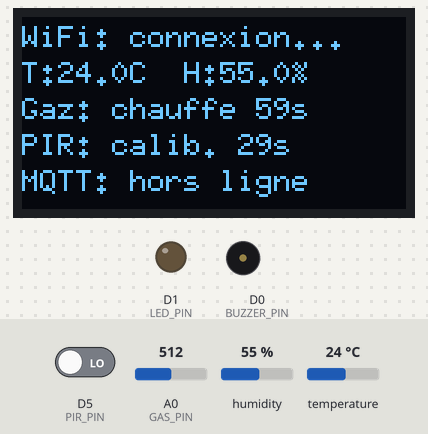
This program was run on a simulated ESP8266 (NodeMCU). On the bench: 128×64 one-colour display, output pins drawn as LEDs (lit = HIGH), buzzer (waves = sounding, pin HIGH). Inputs (shaded band) come from the test bench; at power-on: temperature 24 °C, humidity 55 %, A0 (GAS_PIN) = 512, D5 (PIR_PIN) LOW. WiFi joins after 1.5 s; servers stay silent unless stated; the local clock reads 2024-03-15 10:24:30 at power-on unless the program sets it; no MQTT or app messages arrive unless stated; what the program prints to the serial monitor is not drawn.

Above: at 1.2 s.
1.3 s: temperature set to 0 °C
At 4.6 s:
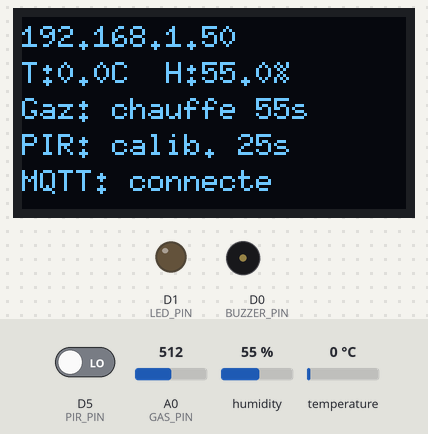
6.5 s: humidity set to 22 %
At 8.8 s:
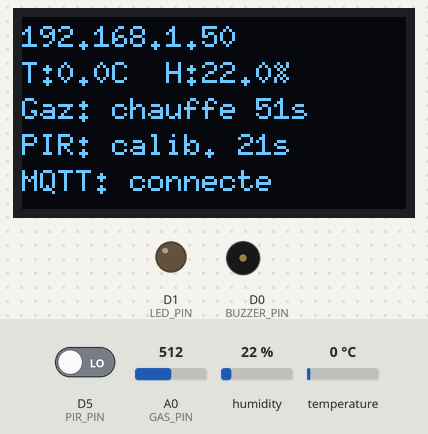
9.5 s: temperature set to 12 °C
At 12.8 s:
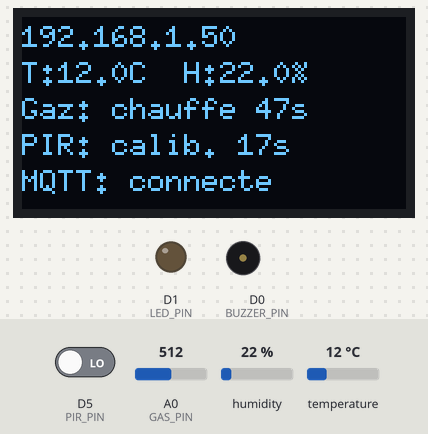
13.5 s: A0 (GAS_PIN) set to 990
15.0 s: A0 (GAS_PIN) set to 1008
Timing chart, 0 to 18.0 s (numbered marks = the images above; inputs shaded):
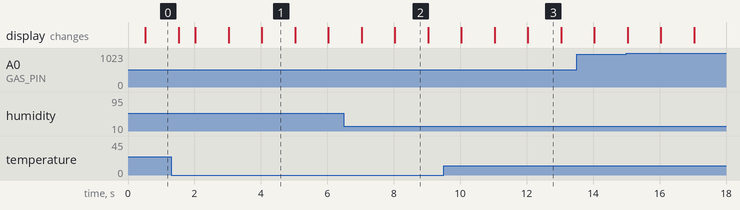

The program:

main.cpp
```cpp
#include <Arduino.h>
#include <ESP8266WiFi.h>
#include <PubSubClient.h>
#include <ArduinoJson.h>
#include <DHT.h>
#include <U8g2lib.h>
#include <time.h>
#include "secrets.h"
#include "mqtt_ca.h"

// Sentinel-X : capteurs (DHT22, MQ-135, PIR) + écran OLED + MQTT.
// Câblage : voir le mapping matériel (OLED sur D6/D7, D3/D4/D8 libres).

// --- Broches ---
const int BUZZER_PIN = D0;
const int LED_PIN    = D1;
const int DHT_PIN    = D2;
const int PIR_PIN    = D5;
const int OLED_SCL   = D6;
const int OLED_SDA   = D7;
const int GAS_PIN    = A0;

#define DHTTYPE DHT22
DHT dht(DHT_PIN, DHTTYPE);

// Si ton écran est un SH1106, remplace SSD1306 par SH1106 sur la ligne suivante
U8G2_SSD1306_128X64_NONAME_F_SW_I2C u8g2(U8G2_R0, OLED_SCL, OLED_SDA, U8X8_PIN_NONE);

// --- Réseau ---
const char* DEVICE_ID = "esp-01";
char topicTelemetry[48];
char topicStatus[48];
char topicCmd[48];

// MQTT uniquement en TLS (port 8883) : la chaîne du broker est vérifiée avec le CA embarqué.
BearSSL::WiFiClientSecure wifiClient;
BearSSL::X509List mqttCa(MQTT_CA_CERT);
PubSubClient mqtt(wifiClient);

// BearSSL a besoin de l'heure pour vérifier la validité du certificat. Si le NTP ne répond pas
// (réseau du labo sans Internet), on prend cette date : postérieure à la création du CA.
const time_t TLS_FALLBACK_TIME = 1791417600;  // 2026-10-08 00:00 UTC

// --- Durées (ms) ---
const unsigned long PUBLISH_INTERVAL    = 1000;
const unsigned long RECONNECT_INTERVAL  = 5000;
const unsigned long DHT_INTERVAL        = 2000;
const unsigned long GAS_SAMPLE_INTERVAL = 100;
const unsigned long GAS_INTERVAL        = 1000;
const unsigned long OLED_INTERVAL       = 500;
const unsigned long PIR_WARMUP          = 30000;
const unsigned long GAS_WARMUP          = 60000;  // le MQ-135 doit chauffer, plus c'est long, plus c'est stable
const unsigned long ALERT_BLINK         = 500;    // mode alerte : 0,5 s allumé, 0,5 s éteint

// --- Seuils gaz (écart par rapport à l'air calme mesuré après le chauffage) ---
const int GAS_THRESHOLD_HIGH  = 150;
const int GAS_THRESHOLD_ALERT = 300;
const int GAS_HYSTERESIS      = 30;   // il faut redescendre de 30 sous un seuil pour quitter le niveau

// Vitesse à laquelle la référence suit l'air ambiant (fraction de l'écart rattrapée par seconde)
const float GAS_TRACK_FAST = 0.05;    // petit écart : bruit normal, suivi en ~20 s
const float GAS_TRACK_SLOW = 0.003;   // niveau "eleve" : dérive lente du capteur, suivi en ~5 min
const float GAS_TRACK_DOWN = 0.1;     // l'air redevient plus propre que la référence

// --- État des capteurs ---
bool dhtOk = false;
float temperature = 0;
float humidity = 0;
float gasFiltered = -1;
int gasValue = 0;
float gasBaseline = -1;
int gasState = 0;  // 0 = normal, 1 = eleve, 2 = alerte
bool presence = false;
bool lastPresence = false;

// --- Actionneurs (pilotés par sentinelx/<device>/cmd) ---
// Éteints au démarrage, ils ne changent que sur commande : aucun déclenchement automatique.
// "on" active le mode alerte : le firmware fait clignoter lui-même buzzer et LED, en phase.
bool buzzerOn = false;
bool ledOn = false;
bool alertPhase = false;      // true pendant la phase "allumée" du cycle
unsigned long lastAlertToggle = 0;
unsigned long buzzerUntil = 0, ledUntil = 0;  // fin d'alerte programmée (duration_ms), 0 = jusqu'au "off"

unsigned long lastPublish = 0, lastReconnect = 0, lastDht = 0, lastGasSample = 0, lastGas = 0, lastOled = 0;
bool wifiWasConnected = false;

// ===================== Capteurs =====================

void readDht() {
  float h = dht.readHumidity();
  float t = dht.readTemperature();

  if (isnan(h) || isnan(t) || t < -40 || t > 80 || h < 0 || h > 100) {
    dhtOk = false;
    Serial.println("DHT22 : lecture invalide");
    return;
  }

  temperature = t;
  humidity = h;
  dhtOk = true;
}

const char* gasLevel();

// Moyenne glissante sans delay() : un échantillon toutes les 100 ms.
void sampleGas() {
  int raw = analogRead(GAS_PIN);
  gasFiltered = gasFiltered < 0 ? raw : gasFiltered + (raw - gasFiltered) * 0.2;
}

void updateGas(unsigned long now) {
  gasValue = (int)gasFiltered;

  if (now >= GAS_WARMUP && gasBaseline < 0) {
    gasBaseline = gasFiltered;
    Serial.printf("Gaz : valeur de reference = %.0f\n", gasBaseline);
  } else if (gasBaseline >= 0) {
    // La référence suit la dérive lente du capteur, mais reste figée pendant une alerte
    // pour qu'une vraie fuite ne soit pas absorbée.
    float delta = gasValue - gasBaseline;
    if (delta < 0) {
      gasBaseline += delta * GAS_TRACK_DOWN;
    } else if (delta < GAS_THRESHOLD_HIGH / 2) {
      gasBaseline += delta * GAS_TRACK_FAST;
    } else if (delta < GAS_THRESHOLD_ALERT) {
      gasBaseline += delta * GAS_TRACK_SLOW;
    }
  }

  if (gasBaseline >= 0) {
    int delta = gasValue - gasBaseline;
    int previous = gasState;
    if (delta > GAS_THRESHOLD_ALERT) {
      gasState = 2;
    } else if (delta > GAS_THRESHOLD_HIGH) {
      gasState = (gasState == 2 && delta > GAS_THRESHOLD_ALERT - GAS_HYSTERESIS) ? 2 : 1;
    } else if (gasState >= 1 && delta > GAS_THRESHOLD_HIGH - GAS_HYSTERESIS) {
      gasState = 1;
    } else {
      gasState = 0;
    }
    if (gasState != previous) {
      Serial.printf("Gaz : %s (valeur %d, reference %.0f)\n", gasLevel(), gasValue, gasBaseline);
    }
  }
}

const char* gasLevel() {
  if (gasBaseline < 0) return "chauffe";
  if (gasState == 2) return "alerte";
  if (gasState == 1) return "eleve";
  return "normal";
}

void readPir(unsigned long now) {
  if (now < PIR_WARMUP) {
    presence = false;
    return;
  }

  presence = digitalRead(PIR_PIN) == HIGH;

  if (presence != lastPresence) {
    lastPresence = presence;
    Serial.println(presence ? "PRESENCE detectee" : "Plus de presence");
  }
}

// ===================== Actionneurs =====================

void writeActuators() {
  digitalWrite(BUZZER_PIN, buzzerOn && alertPhase);
  digitalWrite(LED_PIN, ledOn && alertPhase);
}

// Cycle d'alerte sans delay() : bascule toutes les ALERT_BLINK ms tant qu'un actionneur est actif.
void updateAlert(unsigned long now) {
  if (buzzerOn && buzzerUntil && (long)(now - buzzerUntil) >= 0) { buzzerOn = false; buzzerUntil = 0; }
  if (ledOn && ledUntil && (long)(now - ledUntil) >= 0)          { ledOn = false; ledUntil = 0; }

  if (!buzzerOn && !ledOn) {
    writeActuators();
    return;
  }
  if (now - lastAlertToggle >= ALERT_BLINK) {
    lastAlertToggle = now;
    alertPhase = !alertPhase;
    writeActuators();
  }
}

// state : "on" | "off" | "toggle". duration_ms > 0 arrête l'alerte toute seule après ce délai.
void setActuator(bool& on, unsigned long& until, const char* state, unsigned long durationMs) {
  if (strcmp(state, "on") == 0)          on = true;
  else if (strcmp(state, "off") == 0)    on = false;
  else if (strcmp(state, "toggle") == 0) on = !on;
  else return;
  until = (on && durationMs > 0) ? millis() + durationMs : 0;
  if (on && until == 0 && durationMs > 0) until = 1;  // 0 est réservé à "pas de durée"
}

// Format de l'API : {"target":"buzzer|led|all","state":"on|off|toggle","duration_ms":3000}
// Ancien format toujours accepté : {"buzzer":"on|off","led":"on|off"}
void onCommand(char* topic, byte* payload, unsigned int length) {
  JsonDocument doc;
  DeserializationError err = deserializeJson(doc, payload, length);
  if (err) {
    Serial.printf("[CMD] JSON invalide : %s\n", err.c_str());
    return;
  }

  bool wasActive = buzzerOn || ledOn;
  unsigned long durationMs = doc["duration_ms"] | 0UL;

  if (doc["target"].is<const char*>()) {
    const char* target = doc["target"];
    const char* state = doc["state"] | "toggle";
    if (strcmp(target, "all") == 0) {
      // "toggle" sur les deux : on les garde synchronisés plutôt que d'inverser chacun.
      if (strcmp(state, "toggle") == 0) state = wasActive ? "off" : "on";
      setActuator(buzzerOn, buzzerUntil, state, durationMs);
      setActuator(ledOn, ledUntil, state, durationMs);
    } else if (strcmp(target, "buzzer") == 0) {
      setActuator(buzzerOn, buzzerUntil, state, durationMs);
    } else if (strcmp(target, "led") == 0) {
      setActuator(ledOn, ledUntil, state, durationMs);
    } else {
      Serial.printf("[CMD] cible inconnue : %s\n", target);
      return;
    }
  } else {
    if (doc["buzzer"].is<const char*>()) setActuator(buzzerOn, buzzerUntil, doc["buzzer"], durationMs);
    if (doc["led"].is<const char*>())    setActuator(ledOn, ledUntil, doc["led"], durationMs);
  }

  // Démarrage de l'alerte : on commence tout de suite par une phase allumée.
  if (!wasActive && (buzzerOn || ledOn)) {
    alertPhase = true;
    lastAlertToggle = millis();
  }
  writeActuators();

  Serial.printf("[CMD] buzzer=%s led=%s duree=%lums\n",
                buzzerOn ? "on" : "off", ledOn ? "on" : "off", durationMs);
}

// ===================== MQTT =====================

void publishTelemetry() {
  JsonDocument doc;
  doc["device"] = DEVICE_ID;
  doc["uptime_s"] = millis() / 1000;
  if (dhtOk) {
    doc["temperature"] = serialized(String(temperature, 1));
    doc["humidity"] = serialized(String(humidity, 1));
  } else {
    doc["temperature"] = nullptr;
    doc["humidity"] = nullptr;
  }
  JsonObject g = doc["gas"].to<JsonObject>();
  g["raw"] = gasValue;
  if (gasBaseline >= 0) g["baseline"] = (int)gasBaseline;
  else                  g["baseline"] = nullptr;
  g["level"] = gasLevel();
  doc["presence"] = presence;
  doc["rssi"] = WiFi.RSSI();
  JsonObject a = doc["actuators"].to<JsonObject>();
  a["buzzer"] = buzzerOn ? "on" : "off";
  a["led"] = ledOn ? "on" : "off";

  char buffer[384];
  serializeJson(doc, buffer, sizeof(buffer));

  bool ok = mqtt.publish(topicTelemetry, buffer);
  Serial.printf("[MQTT] %s -> %s\n", ok ? "envoye" : "ECHEC", buffer);
}

void connectMqtt() {
  Serial.printf("[MQTT] connexion TLS a %s:%u ... ", MQTT_HOST, MQTT_PORT);

  time_t t = time(nullptr);
  wifiClient.setX509Time(t > TLS_FALLBACK_TIME ? t : TLS_FALLBACK_TIME);

  String clientId = String("sentinelx-") + DEVICE_ID;
  bool ok;
  if (strlen(MQTT_USER) > 0) {
    ok = mqtt.connect(clientId.c_str(), MQTT_USER, MQTT_PASS, topicStatus, 1, true, "offline");
  } else {
    ok = mqtt.connect(clientId.c_str(), nullptr, nullptr, topicStatus, 1, true, "offline");
  }

  if (ok) {
    Serial.println("OK");
    mqtt.publish(topicStatus, "online", true);
    mqtt.subscribe(topicCmd);
  } else {
    char sslError[96];
    int sslCode = wifiClient.getLastSSLError(sslError, sizeof(sslError));
    Serial.printf("echec (code %d, TLS %d : %s)\n", mqtt.state(), sslCode, sslError);
  }
}

void handleNetwork(unsigned long now) {
  bool wifiConnected = WiFi.status() == WL_CONNECTED;
  if (wifiConnected != wifiWasConnected) {
    wifiWasConnected = wifiConnected;
    if (wifiConnected) {
      Serial.printf("[WiFi] OK, IP : %s, passerelle : %s\n",
                    WiFi.localIP().toString().c_str(), WiFi.gatewayIP().toString().c_str());
    } else {
      Serial.println("[WiFi] deconnecte");
    }
  }
  if (!wifiConnected) return;

  if (!mqtt.connected()) {
    if (lastReconnect == 0 || now - lastReconnect >= RECONNECT_INTERVAL) {
      lastReconnect = now;
      connectMqtt();
    }
    return;
  }

  mqtt.loop();

  if (now - lastPublish >= PUBLISH_INTERVAL) {
    lastPublish = now;
    publishTelemetry();
  }
}

// ===================== OLED =====================

void drawOled(unsigned long now) {
  char line[28];

  u8g2.clearBuffer();
  u8g2.setFont(u8g2_font_6x10_tf);

  if (WiFi.status() == WL_CONNECTED) {
    snprintf(line, sizeof(line), "%s", WiFi.localIP().toString().c_str());
  } else {
    snprintf(line, sizeof(line), "WiFi: connexion...");
  }
  u8g2.drawStr(0, 10, line);

  if (dhtOk) {
    snprintf(line, sizeof(line), "T:%.1fC  H:%.1f%%", temperature, humidity);
  } else {
    snprintf(line, sizeof(line), "DHT22 : erreur");
  }
  u8g2.drawStr(0, 22, line);

  if (gasBaseline < 0) {
    unsigned long left = now < GAS_WARMUP ? (GAS_WARMUP - now) / 1000 : 0;
    snprintf(line, sizeof(line), "Gaz: chauffe %lus", left);
  } else {
    snprintf(line, sizeof(line), "Gaz:%d %s", gasValue, gasLevel());
  }
  u8g2.drawStr(0, 34, line);

  if (now < PIR_WARMUP) {
    snprintf(line, sizeof(line), "PIR: calib. %lus", (PIR_WARMUP - now) / 1000);
  } else {
    snprintf(line, sizeof(line), "Presence: %s", presence ? "OUI" : "non");
  }
  u8g2.drawStr(0, 46, line);

  snprintf(line, sizeof(line), "MQTT: %s", mqtt.connected() ? "connecte" : "hors ligne");
  u8g2.drawStr(0, 58, line);

  u8g2.sendBuffer();
}

// ===================== Programme =====================

void setup() {
  pinMode(BUZZER_PIN, OUTPUT);
  pinMode(LED_PIN, OUTPUT);
  pinMode(PIR_PIN, INPUT);
  digitalWrite(BUZZER_PIN, LOW);
  digitalWrite(LED_PIN, LOW);

  Serial.begin(115200);
  Serial.println();
  Serial.println("Sentinel-X - capteurs + MQTT");

  snprintf(topicTelemetry, sizeof(topicTelemetry), "sentinelx/%s/telemetry", DEVICE_ID);
  snprintf(topicStatus, sizeof(topicStatus), "sentinelx/%s/status", DEVICE_ID);
  snprintf(topicCmd, sizeof(topicCmd), "sentinelx/%s/cmd", DEVICE_ID);

  dht.begin();
  u8g2.begin();

  // Connexion Wi-Fi en arrière-plan : les capteurs tournent même sans réseau.
  WiFi.mode(WIFI_STA);
  WiFi.setAutoReconnect(true);
  WiFi.begin(WIFI_SSID, WIFI_PASSWORD);

  configTime(0, 0, "pool.ntp.org", "time.google.com");

  wifiClient.setTrustAnchors(&mqttCa);
  wifiClient.setTimeout(5000);
  // Avec une IP, BearSSL ne sait pas vérifier le nom d'hôte (pas de SAN IP) : on se connecte
  // par IPAddress, la chaîne de certification reste vérifiée. Avec un nom DNS, tout est vérifié.
  IPAddress brokerIp;
  if (brokerIp.fromString(MQTT_HOST)) mqtt.setServer(brokerIp, MQTT_PORT);
  else                                mqtt.setServer(MQTT_HOST, MQTT_PORT);
  mqtt.setBufferSize(512);
  mqtt.setCallback(onCommand);

  readDht();
  sampleGas();
}

void loop() {
  unsigned long now = millis();

  readPir(now);

  if (now - lastDht >= DHT_INTERVAL) {
    lastDht = now;
    readDht();
  }

  if (now - lastGasSample >= GAS_SAMPLE_INTERVAL) {
    lastGasSample = now;
    sampleGas();
  }

  if (now - lastGas >= GAS_INTERVAL) {
    lastGas = now;
    updateGas(now);
  }

  handleNetwork(now);
  updateAlert(now);

  if (now - lastOled >= OLED_INTERVAL) {
    lastOled = now;
    drawOled(now);
  }
}
```

mqtt_ca.h
```cpp
// CA "MonInfra Root CA" qui signe le certificat du broker Mosquitto (MQTTS 8883).
// Certificat public : il peut être committé. Copie de yanshi_new/certs/ca.crt.
#pragma once

static const char MQTT_CA_CERT[] PROGMEM = R"EOF(
-----BEGIN CERTIFICATE-----
MIIFFzCCAv+gAwIBAgIUIilppNwVHfuwJwIK2dlJyDPnWawwDQYJKoZIhvcNAQEL
BQAwGzEZMBcGA1UEAwwQTW9uSW5mcmEgUm9vdCBDQTAeFw0yNjEwMDcwNzEyMjZa
Fw0zNjEwMDQwNzEyMjZaMBsxGTAXBgNVBAMMEE1vbkluZnJhIFJvb3QgQ0EwggIi
MA0GCSqGSIb3DQEBAQUAA4ICDwAwggIKAoICAQCaRPfXcRFvqTtX5ThW4DpA1Vcj
+XvDMvFGgm6sw2XAV/OkJSiwM1648q79Sk0tNGq0IkiCwdgIoXSay335TYGjzDYG
GzzmsNFbOIoSDOlGSPkMhzw9/yiM3fSzCtRmN3M8g9jMvv6E9n8qL0QsJBU3jx3G
w1g5YPUoxyoJo/iTeAJvLgb8qAqsv8PTG8P4eCA1vkbIVK4dE9FZfmnn2mVXR42w
5PnAYD6aqtKJJeAy+JjonyNTEu9otdJ0Mb28E/6e30nyVTirWRKxKcsfqwvtscml
lz3iYQCLv6pTYb4xoAfweddqYAyb0D35JQ3S3J3VgRarxEDm4PTlpdMKCZa4bUZO
XvpgLfbVYrkHs+b0T2IkcKTPpB0XFDcG/W5/2wxD0hByrB8/TFb2aQnmGj5v2b5q
aXM8mnVuGPRsasSuRxKd11eJe2aeILcyHW2Jyj3Ph/c4nNZ8BNowBVX8z9ChXtA/
j/V9NJfuzFxR/pBf+1s0I0BdAR5JN9bUfpRoSff4UY5EdkWcr6qXlkImRjRmOFmh
f04SneXQlIAwd3l6Na7v42tTjMPKLzj4N8OFnxoYWr0kRFtb8E1Zz2fB4JiUo5/4
LMdr8CiE25TueJ94JVyEdi4ExxjWE7pgqD1oOwSUkoVKjEYTw2iybAyTaB8ePoaa
j1LbhSvDxwtl+E/mZwIDAQABo1MwUTAdBgNVHQ4EFgQUGJrVzDalB/WOOqejgUw1
St0TcKgwHwYDVR0jBBgwFoAUGJrVzDalB/WOOqejgUw1St0TcKgwDwYDVR0TAQH/
BAUwAwEB/zANBgkqhkiG9w0BAQsFAAOCAgEAhRbhF4EYvsnF0HwbPqp/O3TnMSeO
KGrgH05JxAhBYCqnJIh9XgQgJE0sFu9c9dqrAWerEfPGJm7Aw2DljtfMs7oIIe+R
Rdf+o9/bU0XdaXPzSFzg/RcGaJkqC6YRS8Wv6eh8/4MTRgeLWgSVwN6KIALurpsr
N5Ou6E5Axw9+ZfeO/ws5aGlUariveOiRwYqddSZc+5yUfgR2Scd5pjBsshB3yMH5
5QD0nrveM4bmb0sq5/+puGMSTTli6G0l1DCNY2xgQD+S7nW3RZIhl5mCvvxRRTPJ
uE0k3fCMOImlipI5OifJ7H7Mrhh42FmLBGQ1g4QGFpDBIt0J8/Ip5S1N3/Nr4pQo
ELs+DGNquu4Pvu5PWLsSfBbN4ZzvkMX6DMFFWKzE455/Yo4jd5qIKZyPrZFl52Lj
dSSg1ypU+MBPAr12tjUCyUr6WWeDO/TVC+qfkxDKKlwP4ONvvCU49dwU21z6JLe/
TrfCl6+fyk/mK+vH0lCWgQz16sj6sIPhz0jp/MmC7s45O3jG1YAT3APeMRHXEvcc
VJJoZvfpn8tEAHjIz4Rep+BLr+xfoGpBnl878ayoJ027ZNRybmnoU6luostLV/hy
CftXAPqXsngz86Gc7ZpF0mjY9uJUORGNMtCAcC2Susn3slEQDfVOtp7Ig+ezon/I
lJK3LIo2haJxmzY=
-----END CERTIFICATE-----)EOF";
```

secrets.example.h
```cpp
// Copier ce fichier en secrets.h et remplir les valeurs.
// secrets.h est ignoré par git.
#pragma once

#define WIFI_SSID     "NOM_DU_WIFI"
#define WIFI_PASSWORD "MOT_DE_PASSE_WIFI"

#define MQTT_HOST "172.16.137.4"   // WORKSHOP-GRP7-BrockerMosquitto
#define MQTT_PORT 8883   // MQTTS uniquement
#define MQTT_USER "admin"
#define MQTT_PASS "MOT_DE_PASSE_MQTT"
```

Measured:
- what the display in image 1 shows lasts 1.0 s, from 4.0 s to 5.0 s
